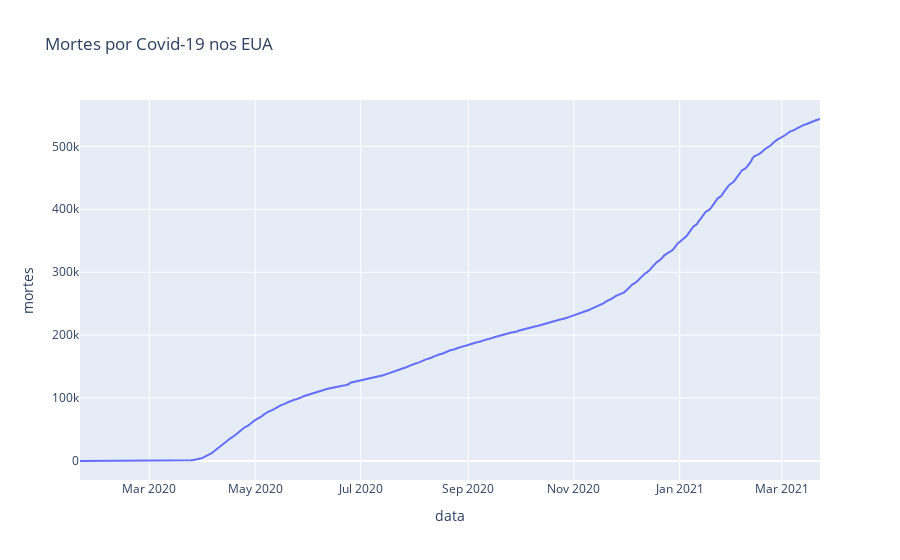

Notebook code for this chart:
### Code cell
# Agora, visualizar as mortes
px.line(database, 'data', 'mortes', title='Mortes por Covid-19 nos EUA')

### Figure 1 — Plotly figure (JSON) as saved in the notebook; plotly's stock layout.template omitted (floating-point values rounded to 4 significant figures; data arrays with more than 128 entries replaced by an {"elided": "..."} marker saying what was removed)
{"data": [{"hovertemplate": "data=%{x}<br>mortes=%{y}<extra></extra>", "legendgroup": "", "line": {"color": "#636efa", "dash": "solid"}, "mode": "lines", "name": "", "orientation": "v", "showlegend": false, "type": "scatter", "x": {"elided": "428 str values"}, "xaxis": "x", "y": {"elided": "428 int values"}, "yaxis": "y"}], "layout": {"legend": {"tracegroupgap": 0}, "title": {"text": "Mortes por Covid-19 nos EUA"}, "xaxis": {"anchor": "y", "domain": [0, 1], "title": {"text": "data"}}, "yaxis": {"anchor": "x", "domain": [0, 1], "title": {"text": "mortes"}}}}
